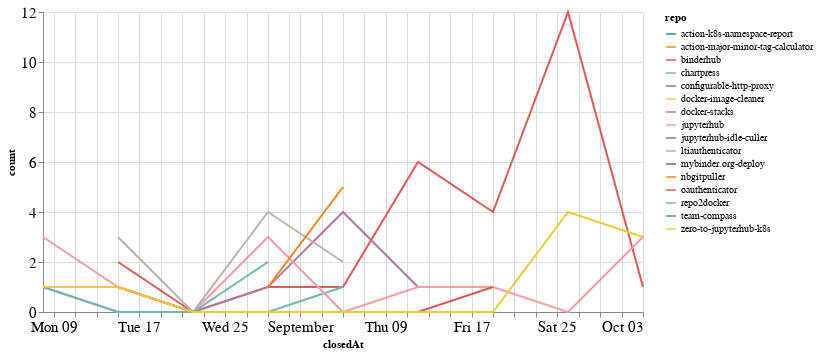

The notebook cell saved with this chart:
### Code cell
closed_by_time = closed_by.groupby('repo').resample('W', on='closedAt').count()['author'].reset_index()
closed_by_time = closed_by_time.rename(columns={'author': 'count'})

alt.Chart(closed_by_time, width=600).mark_line().encode(
    x='closedAt',
    y='count',
    color='repo',
    tooltip="repo"
)

### Figure 1 — Vega-Lite specification as saved in the notebook (floating-point values rounded to 4 significant figures)
{"config": {"axisLeft": {"labelFontSize": 15}, "axisBottom": {"labelFontSize": 15}}, "data": {"name": "data-31554005c7d27138be2594c8a78edb06"}, "mark": "line", "encoding": {"color": {"type": "nominal", "field": "repo"}, "tooltip": {"type": "nominal", "field": "repo"}, "x": {"type": "temporal", "field": "closedAt"}, "y": {"type": "quantitative", "field": "count"}}, "width": 600, "$schema": "https://vega.github.io/schema/vega-lite/v4.8.1.json", "datasets": {"data-31554005c7d27138be2594c8a78edb06": [{"repo": "action-k8s-namespace-report", "closedAt": "2021-09-26T00:00:00", "count": 1}, {"repo": "action-major-minor-tag-calculator", "closedAt": "2021-09-26T00:00:00", "count": 1}, {"repo": "binderhub", "closedAt": "2021-08-15T00:00:00", "count": 2}, {"repo": "binderhub", "closedAt": "2021-08-22T00:00:00", "count": 0}, {"repo": "binderhub", "closedAt": "2021-08-29T00:00:00", "count": 1}, {"repo": "binderhub", "closedAt": "2021-09-05T00:00:00", "count": 1}, {"repo": "binderhub", "closedAt": "2021-09-12T00:00:00", "count": 6}, {"repo": "binderhub", "closedAt": "2021-09-19T00:00:00", "count": 4}, {"repo": "binderhub", "closedAt": "2021-09-26T00:00:00", "count": 12}, {"repo": "binderhub", "closedAt": "2021-10-03T00:00:00", "count": 1}, {"repo": "chartpress", "closedAt": "2021-08-08T00:00:00", "count": 1}, {"repo": "chartpress", "closedAt": "2021-08-15T00:00:00", "count": 0}, {"repo": "chartpress", "closedAt": "2021-08-22T00:00:00", "count": 0}, {"repo": "chartpress", "closedAt": "2021-08-29T00:00:00", "count": 0}, {"repo": "chartpress", "closedAt": "2021-09-05T00:00:00", "count": 1}, {"repo": "configurable-http-proxy", "closedAt": "2021-09-19T00:00:00", "count": 1}, {"repo": "docker-image-cleaner", "closedAt": "2021-09-26T00:00:00", "count": 1}, {"repo": "docker-stacks", "closedAt": "2021-08-08T00:00:00", "count": 1}, {"repo": "docker-stacks", "closedAt": "2021-08-15T00:00:00", "count": 1}, {"repo": "docker-stacks", "closedAt": "2021-08-22T00:00:00", "count": 0}, {"repo": "docker-stacks", "closedAt": "2021-08-29T00:00:00", "count": 1}, {"repo": "docker-stacks", "closedAt": "2021-09-05T00:00:00", "count": 4}, {"repo": "docker-stacks", "closedAt": "2021-09-12T00:00:00", "count": 1}, {"repo": "jupyterhub", "closedAt": "2021-08-08T00:00:00", "count": 3}, {"repo": "jupyterhub", "closedAt": "2021-08-15T00:00:00", "count": 1}, {"repo": "jupyterhub", "closedAt": "2021-08-22T00:00:00", "count": 0}, {"repo": "jupyterhub", "closedAt": "2021-08-29T00:00:00", "count": 3}, {"repo": "jupyterhub", "closedAt": "2021-09-05T00:00:00", "count": 0}, {"repo": "jupyterhub", "closedAt": "2021-09-12T00:00:00", "count": 1}, {"repo": "jupyterhub", "closedAt": "2021-09-19T00:00:00", "count": 1}, {"repo": "jupyterhub", "closedAt": "2021-09-26T00:00:00", "count": 0}, {"repo": "jupyterhub", "closedAt": "2021-10-03T00:00:00", "count": 3}, {"repo": "jupyterhub-idle-culler", "closedAt": "2021-09-19T00:00:00", "count": 2}, {"repo": "ltiauthenticator", "closedAt": "2021-08-15T00:00:00", "count": 3}, {"repo": "ltiauthenticator", "closedAt": "2021-08-22T00:00:00", "count": 0}, {"repo": "ltiauthenticator", "closedAt": "2021-08-29T00:00:00", "count": 4}, {"repo": "ltiauthenticator", "closedAt": "2021-09-05T00:00:00", "count": 2}, {"repo": "mybinder.org-deploy", "closedAt": "2021-08-08T00:00:00", "count": 1}, {"repo": "nbgitpuller", "closedAt": "2021-08-29T00:00:00", "count": 1}, {"repo": "nbgitpuller", "closedAt": "2021-09-05T00:00:00", "count": 5}, {"repo": "oauthenticator", "closedAt": "2021-08-15T00:00:00", "count": 1}, {"repo": "oauthenticator", "closedAt": "2021-08-22T00:00:00", "count": 0}, {"repo": "oauthenticator", "closedAt": "2021-08-29T00:00:00", "count": 0}, {"repo": "oauthenticator", "closedAt": "2021-09-05T00:00:00", "count": 0}, {"repo": "oauthenticator", "closedAt": "2021-09-12T00:00:00", "count": 0}, {"repo": "oauthenticator", "closedAt": "2021-09-19T00:00:00", "count": 1}, {"repo": "repo2docker", "closedAt": "2021-08-08T00:00:00", "count": 1}, {"repo": "repo2docker", "closedAt": "2021-08-15T00:00:00", "count": 0}, {"repo": "repo2docker", "closedAt": "2021-08-22T00:00:00", "count": 0}, {"repo": "repo2docker", "closedAt": "2021-08-29T00:00:00", "count": 2}, {"repo": "team-compass", "closedAt": "2021-10-03T00:00:00", "count": 1}, {"repo": "zero-to-jupyterhub-k8s", "closedAt": "2021-08-08T00:00:00", "count": 1}, {"repo": "zero-to-jupyterhub-k8s", "closedAt": "2021-08-15T00:00:00", "count": 1}, {"repo": "zero-to-jupyterhub-k8s", "closedAt": "2021-08-22T00:00:00", "count": 0}, {"repo": "zero-to-jupyterhub-k8s", "closedAt": "2021-08-29T00:00:00", "count": 0}, {"repo": "zero-to-jupyterhub-k8s", "closedAt": "2021-09-05T00:00:00", "count": 0}, {"repo": "zero-to-jupyterhub-k8s", "closedAt": "2021-09-12T00:00:00", "count": 0}, {"repo": "zero-to-jupyterhub-k8s", "closedAt": "2021-09-19T00:00:00", "count": 0}, {"repo": "zero-to-jupyterhub-k8s", "closedAt": "2021-09-26T00:00:00", "count": 4}, {"repo": "zero-to-jupyterhub-k8s", "closedAt": "2021-10-03T00:00:00", "count": 3}]}}
